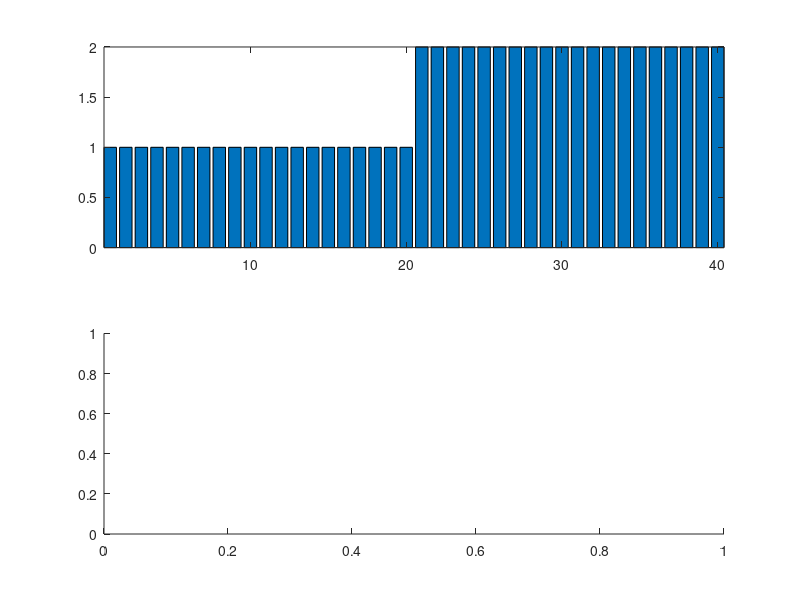

Reproduce this figure in MATLAB. (Note: this script raises an error after producing the figure.)
%% 데이터 불러오기
clear; close all; clc;

load fisheriris;
%%각 종을 숫자로 표현 1: versicolor, 2:virginica
spcs2num=[];
for k=1:1:length(species)
    if strcmp(species(k),'versicolor')==1
        spcs2num(k,1)=1;
    elseif strcmp(species(k),'virginica')==1
            spcs2num(k,1)=2;
    end
end

%%학습데이터와 평가데이터 나누기
%두개의 그룹만 먼저 나누기 versicolor vs virginica
%1~50:setosa 51~100: versicolor,101~150:virginica
%학습데이터: 71~100: versicolor,121~150:virginica 총 60개
%평가데이터: 51~70: versicolor,101~120:virginica 총 40개

% 사용할 특징은 sepal length와 width =1열과 2열
tr_id=[71:1:100 121:1:150];
Training_data=meas(tr_id,:);
Training_label=spcs2num(tr_id,:);

ts_id=[51:1:70 101:1:120];
Test_data=meas(ts_id,:);
Test_label=spcs2num(ts_id,:);

%%매트랩 내부 함수를 이용한 KNN모델 만들기(학습,결정해야할 것:k,거리를 어떤 방법으로 할지)
k=3; %인접한 이웃 3개를 보겠다
md1= fitcknn(Training_data, Training_label,'NumNeighbors',k,'Distance','euclidean');
%md1= fitcknn(Training_data, Training_label,'NumNeighbors',k); 
%knn에서 거리를 계산하는 default 방법은 유클리디안 이므로,이렇게 작성

%%평가해보기 # 1
% test의 첫번째 데이터를 넣어보기
result = predict(md1,Test_data(1,:))

%%평가해보기 # 2:한번에 다해보기
result = predict(md1,Test_data)

%그려보기
figure;
subplot(211); bar(Test_label); axis tight;
subplot(212); bar(result); axis tight;

figure;
subplot(311); bar(Test_label); axis tight;
subplot(312); bar(result); axis tight;
subplot(313); bar(Test_label); axis tight;
